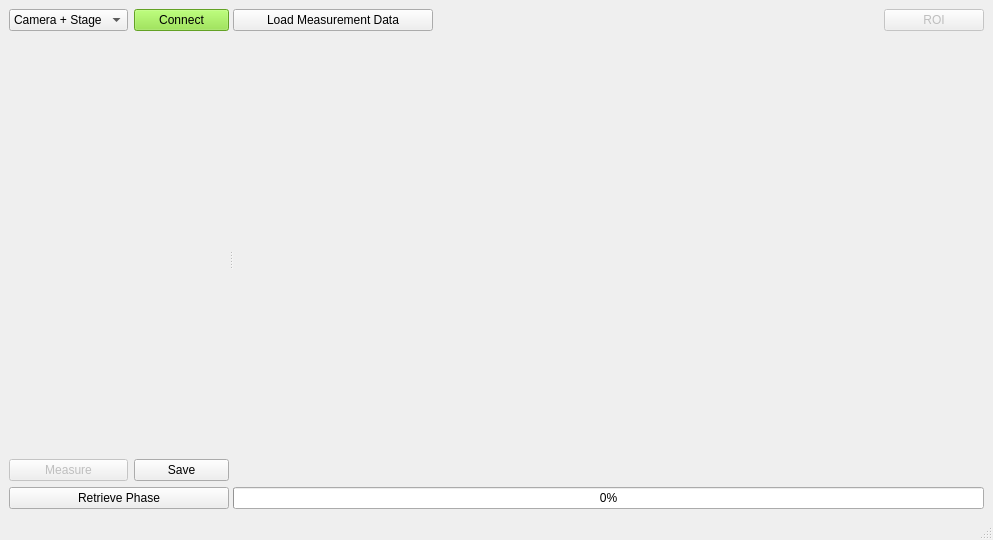
<?xml version="1.0" encoding="UTF-8"?>
<ui version="4.0">
 <class>MainWindow</class>
 <widget class="QMainWindow" name="MainWindow">
  <property name="geometry">
   <rect>
    <x>0</x>
    <y>0</y>
    <width>993</width>
    <height>540</height>
   </rect>
  </property>
  <property name="windowTitle">
   <string>SHG Frog</string>
  </property>
  <widget class="QWidget" name="centralwidget">
   <layout class="QGridLayout" name="gridLayout_3">
    <item row="0" column="0">
     <widget class="QSplitter" name="splitter">
      <property name="orientation">
       <enum>Qt::Horizontal</enum>
      </property>
      <widget class="QWidget" name="gridLayoutWidget">
       <layout class="QGridLayout" name="gridLayout">
        <item row="1" column="0" colspan="2">
         <widget class="QWidget" name="widget" native="true">
          <property name="sizePolicy">
           <sizepolicy hsizetype="Preferred" vsizetype="Preferred">
            <horstretch>0</horstretch>
            <verstretch>0</verstretch>
           </sizepolicy>
          </property>
         </widget>
        </item>
        <item row="2" column="1">
         <widget class="QPushButton" name="btn_save">
          <property name="text">
           <string>Save</string>
          </property>
         </widget>
        </item>
        <item row="0" column="1">
         <widget class="QPushButton" name="btn_connect">
          <property name="styleSheet">
           <string notr="true">background-color: rgb(138, 226, 52);</string>
          </property>
          <property name="text">
           <string>Connect</string>
          </property>
          <property name="checkable">
           <bool>true</bool>
          </property>
         </widget>
        </item>
        <item row="0" column="0">
         <widget class="QComboBox" name="dropdown">
          <item>
           <property name="text">
            <string>Camera + Stage</string>
           </property>
          </item>
          <item>
           <property name="text">
            <string>ANDO + Stage</string>
           </property>
          </item>
         </widget>
        </item>
        <item row="2" column="0">
         <widget class="QPushButton" name="btn_measure">
          <property name="enabled">
           <bool>false</bool>
          </property>
          <property name="text">
           <string>Measure</string>
          </property>
          <property name="checkable">
           <bool>true</bool>
          </property>
         </widget>
        </item>
        <item row="3" column="0" colspan="2">
         <widget class="QPushButton" name="btn_phase">
          <property name="text">
           <string>Retrieve Phase</string>
          </property>
         </widget>
        </item>
       </layout>
      </widget>
      <widget class="QWidget" name="gridLayoutWidget_2">
       <layout class="QGridLayout" name="gridLayout_2">
        <item row="1" column="0" colspan="3">
         <widget class="QWidget" name="widget_2" native="true">
          <property name="minimumSize">
           <size>
            <width>700</width>
            <height>0</height>
           </size>
          </property>
         </widget>
        </item>
        <item row="2" column="0" colspan="3">
         <widget class="QProgressBar" name="progress">
          <property name="enabled">
           <bool>true</bool>
          </property>
          <property name="value">
           <number>0</number>
          </property>
         </widget>
        </item>
        <item row="0" column="2">
         <widget class="QPushButton" name="btn_roi">
          <property name="enabled">
           <bool>false</bool>
          </property>
          <property name="maximumSize">
           <size>
            <width>100</width>
            <height>16777215</height>
           </size>
          </property>
          <property name="text">
           <string>ROI</string>
          </property>
         </widget>
        </item>
        <item row="0" column="0">
         <widget class="QPushButton" name="btn_load">
          <property name="maximumSize">
           <size>
            <width>200</width>
            <height>16777215</height>
           </size>
          </property>
          <property name="text">
           <string>Load Measurement Data</string>
          </property>
         </widget>
        </item>
       </layout>
      </widget>
     </widget>
    </item>
   </layout>
  </widget>
  <widget class="QMenuBar" name="menubar">
   <property name="geometry">
    <rect>
     <x>0</x>
     <y>0</y>
     <width>993</width>
     <height>22</height>
    </rect>
   </property>
  </widget>
  <widget class="QStatusBar" name="statusbar"/>
 </widget>
 <resources/>
 <connections/>
</ui>
